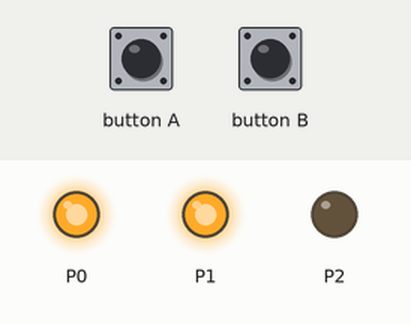
This program was run on a simulated BBC micro:bit (MakeCode). On the bench: output pins drawn as LEDs (lit = HIGH). The inputs (shaded band) are chosen by the test bench.

Above: at 2.1 s.
At 6.9 s:
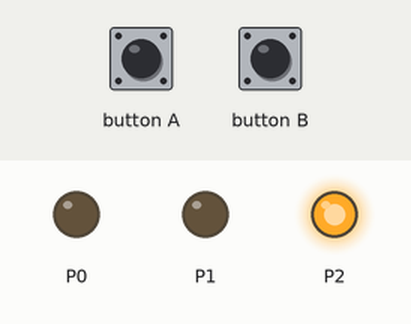
7.0 s: button A pressed for 0.15 s
At 10.7 s:
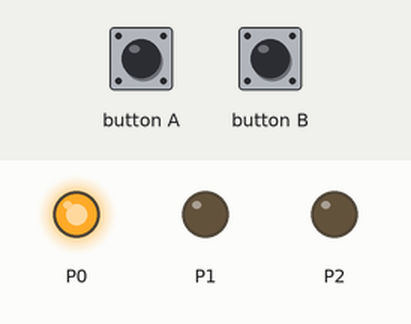
Timing chart, 0 to 35.1 s (numbered marks = the images above; inputs shaded):
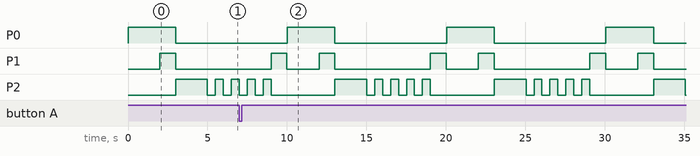

Measured:
- by itself, P0: alternates HIGH for 3.0 s and LOW for 7.0 s
- by itself, P1: repeats every 10.0 s: LOW 2.0 s, HIGH 1.0 s, LOW 6.0 s, HIGH 1.0 s
- by itself, P2: repeats every 10.0 s: HIGH 0.50 s, LOW 0.50 s, HIGH 0.50 s, LOW 4.0 s, HIGH 2.0 s, 2 × (LOW 0.50 s, HIGH 0.50 s), LOW 0.50 s

The program:

main.ts
```typescript
input.onButtonPressed(Button.A, function () {
    i = 1
})
input.onButtonPressed(Button.B, function () {
    i = 0
})
let i = 0
i = 1
basic.forever(function () {
    if (i == 1) {
        Kitronik_STOPbit.trafficLightLED(Kitronik_STOPbit.LightColours.Red, Kitronik_STOPbit.DisplayLights.On)
        basic.pause(2000)
        Kitronik_STOPbit.trafficLightLED(Kitronik_STOPbit.LightColours.Yellow, Kitronik_STOPbit.DisplayLights.On)
        basic.pause(1000)
        Kitronik_STOPbit.trafficLightLED(Kitronik_STOPbit.LightColours.Yellow, Kitronik_STOPbit.DisplayLights.Off)
        Kitronik_STOPbit.trafficLightLED(Kitronik_STOPbit.LightColours.Red, Kitronik_STOPbit.DisplayLights.Off)
        Kitronik_STOPbit.trafficLightLED(Kitronik_STOPbit.LightColours.Green, Kitronik_STOPbit.DisplayLights.On)
        basic.pause(2000)
        Kitronik_STOPbit.trafficLightLED(Kitronik_STOPbit.LightColours.Green, Kitronik_STOPbit.DisplayLights.Off)
        basic.pause(500)
        Kitronik_STOPbit.trafficLightLED(Kitronik_STOPbit.LightColours.Green, Kitronik_STOPbit.DisplayLights.On)
        basic.pause(500)
        Kitronik_STOPbit.trafficLightLED(Kitronik_STOPbit.LightColours.Green, Kitronik_STOPbit.DisplayLights.Off)
        basic.pause(500)
        Kitronik_STOPbit.trafficLightLED(Kitronik_STOPbit.LightColours.Green, Kitronik_STOPbit.DisplayLights.On)
        basic.pause(500)
        Kitronik_STOPbit.trafficLightLED(Kitronik_STOPbit.LightColours.Green, Kitronik_STOPbit.DisplayLights.Off)
        basic.pause(500)
        Kitronik_STOPbit.trafficLightLED(Kitronik_STOPbit.LightColours.Green, Kitronik_STOPbit.DisplayLights.On)
        basic.pause(500)
        Kitronik_STOPbit.trafficLightLED(Kitronik_STOPbit.LightColours.Green, Kitronik_STOPbit.DisplayLights.Off)
        basic.pause(500)
        Kitronik_STOPbit.trafficLightLED(Kitronik_STOPbit.LightColours.Green, Kitronik_STOPbit.DisplayLights.On)
        basic.pause(500)
        Kitronik_STOPbit.trafficLightLED(Kitronik_STOPbit.LightColours.Green, Kitronik_STOPbit.DisplayLights.Off)
        Kitronik_STOPbit.trafficLightLED(Kitronik_STOPbit.LightColours.Yellow, Kitronik_STOPbit.DisplayLights.On)
        basic.pause(1000)
        Kitronik_STOPbit.trafficLightLED(Kitronik_STOPbit.LightColours.Yellow, Kitronik_STOPbit.DisplayLights.Off)
    } else {

    }
})
```

test.ts
```typescript
// Hier kann man Tests durchführen; diese Datei wird nicht kompiliert, wenn dieses Paket als Erweiterung verwendet wird.
```
